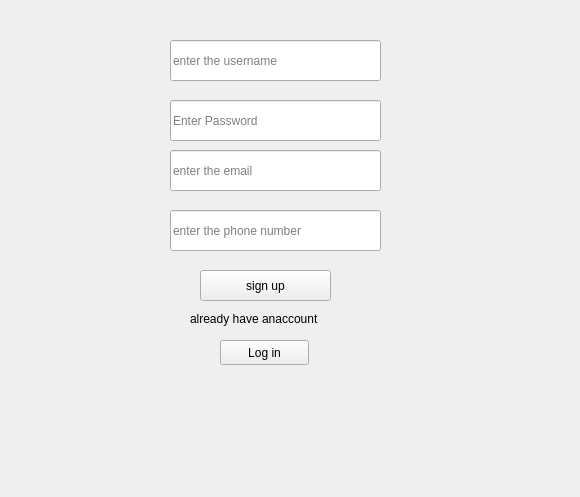
<?xml version="1.0" encoding="UTF-8"?>
<ui version="4.0">
 <class>Form</class>
 <widget class="QWidget" name="Form">
  <property name="geometry">
   <rect>
    <x>0</x>
    <y>0</y>
    <width>580</width>
    <height>497</height>
   </rect>
  </property>
  <property name="windowTitle">
   <string>Form</string>
  </property>
  <widget class="QPushButton" name="b4">
   <property name="geometry">
    <rect>
     <x>220</x>
     <y>340</y>
     <width>89</width>
     <height>25</height>
    </rect>
   </property>
   <property name="text">
    <string>Log in</string>
   </property>
  </widget>
  <widget class="QLabel" name="label">
   <property name="geometry">
    <rect>
     <x>70</x>
     <y>40</y>
     <width>421</width>
     <height>381</height>
    </rect>
   </property>
   <property name="text">
    <string/>
   </property>
  </widget>
  <widget class="QLineEdit" name="tb3">
   <property name="geometry">
    <rect>
     <x>170</x>
     <y>40</y>
     <width>211</width>
     <height>41</height>
    </rect>
   </property>
   <property name="text">
    <string/>
   </property>
   <property name="placeholderText">
    <string>enter the username</string>
   </property>
  </widget>
  <widget class="QPushButton" name="b3">
   <property name="geometry">
    <rect>
     <x>200</x>
     <y>270</y>
     <width>131</width>
     <height>31</height>
    </rect>
   </property>
   <property name="text">
    <string>sign up</string>
   </property>
  </widget>
  <widget class="QLineEdit" name="tb4">
   <property name="geometry">
    <rect>
     <x>170</x>
     <y>100</y>
     <width>211</width>
     <height>41</height>
    </rect>
   </property>
   <property name="text">
    <string/>
   </property>
   <property name="echoMode">
    <enum>QLineEdit::Password</enum>
   </property>
   <property name="readOnly">
    <bool>false</bool>
   </property>
   <property name="placeholderText">
    <string>Enter Password</string>
   </property>
  </widget>
  <widget class="QLabel" name="label_2">
   <property name="geometry">
    <rect>
     <x>190</x>
     <y>310</y>
     <width>171</width>
     <height>17</height>
    </rect>
   </property>
   <property name="text">
    <string>already have anaccount</string>
   </property>
  </widget>
  <widget class="QLineEdit" name="tb6">
   <property name="geometry">
    <rect>
     <x>170</x>
     <y>210</y>
     <width>211</width>
     <height>41</height>
    </rect>
   </property>
   <property name="text">
    <string/>
   </property>
   <property name="placeholderText">
    <string>enter the phone number</string>
   </property>
  </widget>
  <widget class="QLineEdit" name="tb5">
   <property name="geometry">
    <rect>
     <x>170</x>
     <y>150</y>
     <width>211</width>
     <height>41</height>
    </rect>
   </property>
   <property name="text">
    <string/>
   </property>
   <property name="placeholderText">
    <string>enter the email</string>
   </property>
  </widget>
 </widget>
 <resources/>
 <connections/>
</ui>
